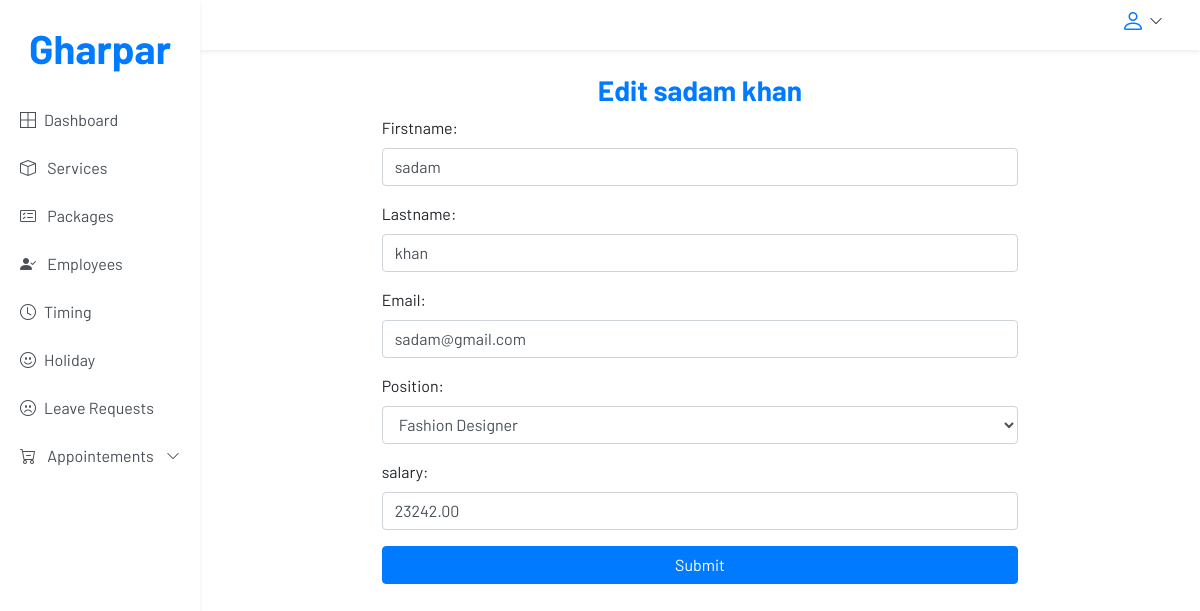
Page /accounts/employee/5/update/ (signed in) on the committed database.
### accounts/models.py (models this page shows, shortened)
class User(AbstractUser):
    username = None
    email = models.EmailField(unique=True, blank=False,
                              error_messages={
                                  'unique': "A user with that email already exists.",
                              })
    image = models.ImageField(
        upload_to='profile_pictures', null=True, blank=True)
    USERNAME_FIELD = "email"
    REQUIRED_FIELDS = ['first_name', 'last_name']
    is_employee = models.BooleanField(default=False)
    objects = UserManager()

class Employee(models.Model):
    JOBS = (
        ('Fashion Designer', 'Fashion Designer'),
        ('Beautician', 'Beautician'),
        ('Hair Stylist', 'Hair Stylist'),
        ('Makeup Artist', 'Makeup Artist'),
        ('Nail Artist', 'Nail Artist'),
        ('Other', 'Other'),
    )
    user = models.OneToOneField(User, on_delete=models.CASCADE)
    position = models.CharField(max_length=100, choices=JOBS, default='Other')
    salary = models.DecimalField(max_digits=10, decimal_places=2)
    class Meta:
        verbose_name = 'employee'
        verbose_name_plural = 'employees'

### accounts/restrictions.py (the view)
    def wrapper(request, *args, **kwargs):
        if request.user.is_authenticated:
            if request.user.is_superuser:
                return function(request, *args, **kwargs)
            else:
                messages.error(request, 'You are not authorized to access this page')
                return redirect('home')
        else:
            messages.error(request, 'You are not authorized to access this page, please login!')
            return redirect('login')

### accounts/forms.py (shortened to what this page needs)
class Employee_User(forms.ModelForm):
    first_name = forms.CharField(
        label='Firstname', min_length=4, max_length=50, widget=forms.TextInput(
            attrs={'autofocus': True, 'class': 'form-control mb-3', 'placeholder': 'Firstname', 'id': 'form-firstname'}))
    last_name = forms.CharField(
        label='Lastname', min_length=4, max_length=50, widget=forms.TextInput(
            attrs={'class': 'form-control mb-3', 'placeholder': 'Lastname', 'id': 'form-lastname'}))
    email = forms.EmailField(max_length=50, error_messages={'required': 'Sorry, You will need an email'}, widget=forms.TextInput(
        attrs={'class': 'form-control mb-3', 'placeholder': 'Email', 'id': 'login-email', 'name': 'email'}))
    class Meta:
        model = User
        fields = ('first_name', 'last_name', 'email',)

class Employee_form(forms.ModelForm):
    JOBS = (
        ('Fashion Designer', 'Fashion Designer'),
        ('Beautician', 'Beautician'),
        ('Hair Stylist', 'Hair Stylist'),
        ('Makeup Artist', 'Makeup Artist'),
        ('Nail Artist', 'Nail Artist'),
        ('Other', 'Other'),
    )
    position = forms.ChoiceField(widget=forms.Select(
        attrs={'class': 'form-control mb-3', 'placeholder': 'Position', 'id': 'form-position'}), choices=JOBS)
    salary = forms.CharField(
        label='salary', min_length=4, max_length=50, widget=forms.TextInput(
            attrs={'class': 'form-control mb-3', 'placeholder': 'salary', 'id': 'form-salary'}))
    class Meta:
        model = Employee
        fields = ('position','salary')

### accounts/restrictions.py (called while the page is built)
def only_admin(function):
    def wrapper(request, *args, **kwargs):
        if request.user.is_authenticated:
            if request.user.is_superuser:
                return function(request, *args, **kwargs)
            else:
                messages.error(request, 'You are not authorized to access this page')
                return redirect('home')
        else:
            messages.error(request, 'You are not authorized to access this page, please login!')
            return redirect('login')
    return wrapper

### templates/admin/employee_create.html (shortened to what this page needs)
{% extends "partials/base.html" %} {% load static %} {% block content %}
<main class="container-fluid">
<section class="row" style="">
  <div class="col-8 mx-auto">
  <h3 class="text-primary text-center font-weight-bold">{{title}}</h3>
  <form action="" method="post" enctype='multipart/form-data'>
  {{form.as_p}}
{{employee_form.as_p}}
    <button type="submit" class="btn btn-primary btn-block">Submit</button>
  </form>
  </div>
  </section>
</main>
{% endblock %}

### static/css/admin_style.css (style rules this page uses)
body { font-family: 'Barlow', sans-serif; }

### rows in the picture
User: first_name "sadam", last_name "khan", email "sadam@gmail.com"
Employee: position "Fashion Designer", salary "23242.00"

### other values in the picture
{{ title }} "Edit sadam khan"
